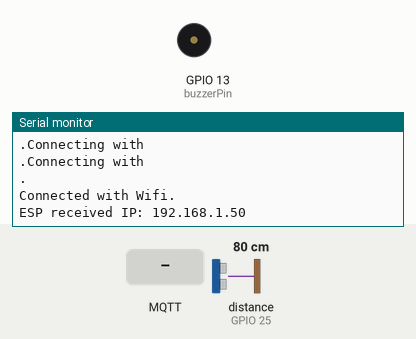
This sketch was run on a simulated ESP32. Shown: buzzer (waves = sounding, pin HIGH), the last lines printed to the serial monitor. The test bench sets the inputs (shaded band); at power-on: distance to the obstacle (sensor on GPIO 25) 80 cm. The echo pulse lasts 58.3 µs per cm; WiFi joins after 1.5 s; servers stay silent unless stated; no MQTT or app messages arrive unless stated.

Above: at 3.7 s.
3.8 s: MQTT message "home-1-in/3/0/1/0/2" arrives on the first subscribed topic
At 5.0 s:
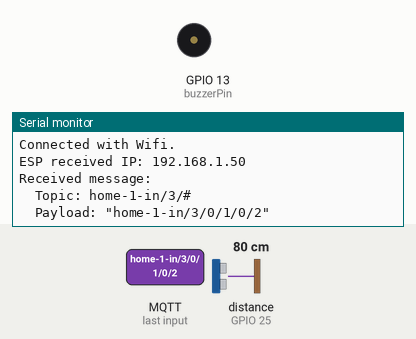
5.3 s: MQTT message "1" arrives on the first subscribed topic
At 6.3 s:
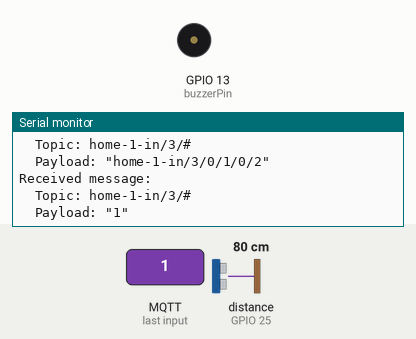
6.8 s: MQTT message "on" arrives on the first subscribed topic
At 7.4 s:
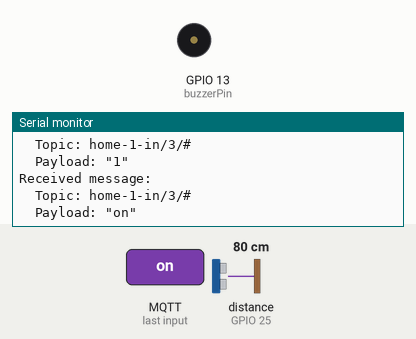

The sketch:

node-3.ino
```cpp
#include <WiFi.h>
#include <PubSubClient.h>
#include <NewPing.h>

#define PUBLISH_TOPIC_PREFIX "home-1-out"
#define SUBSCRIBE_TOPIC_PREFIX "home-1-in"

const char* ssid = "";
const char* password = "";
const char* mqtt_server = "";
const char* deviceName = "node-3";
const unsigned long delayTime = 60*1000UL;
unsigned long lastMillis = millis();
const unsigned long distanceSensorDelayTime = 5000UL;
unsigned long distanceSensorLastMillis = millis();
unsigned long distanceSensorMaxDistance = 400;

const int buzzerPin = 13;
const int distanceSensorTriggerPin = 26;
const int distanceSensorEchoPin = 25;

WiFiClient espClient;
PubSubClient client(espClient);
NewPing sonar(distanceSensorTriggerPin, distanceSensorEchoPin, distanceSensorMaxDistance);

char msgBuff[30];
char topicBuff[30];

bool buzzerStatus = false;
int distanceSensorLastDistance = 0;

void send_update() {
  if (millis() - lastMillis > delayTime) {
    lastMillis = millis();
    presentation();
  }
}

void present_initial_values() {
  sprintf(topicBuff, "%s/3/0/1/0/2", PUBLISH_TOPIC_PREFIX);
  sprintf(msgBuff, "%d", digitalRead(buzzerPin));
  client.publish(topicBuff, msgBuff);

  sprintf(topicBuff, "%s/3/1/1/0/13", PUBLISH_TOPIC_PREFIX);
  sprintf(msgBuff, "%d", distanceSensorLastDistance);
  client.publish(topicBuff, msgBuff);
}

void presentation() {
  sprintf(topicBuff, "%s/3/0/0/0/23", PUBLISH_TOPIC_PREFIX);
  client.publish(topicBuff, "Brzeczyk");
  sprintf(topicBuff, "%s/3/1/0/0/15", PUBLISH_TOPIC_PREFIX);
  client.publish(topicBuff, "Czujnik odleglosci");

  present_initial_values();
}

void reconnect() {
  bool ctd = false;

  Serial.println("Disconnected!");
  while (!ctd) {
    Serial.print("Connecting to server...");
    if (client.connect(deviceName)) {
      ctd = true;
      Serial.println("Connected!");
    } else {
      Serial.println(".");
      delay(1000);
    }
  }
}

void receiveMessage(String topic, byte* payload, unsigned int length) {
  String payloadString;
  Serial.println("Received message:");
  Serial.print("\tTopic: ");
  Serial.println(topic);
  Serial.print("\tPayload: \"");
  for (int i = 0; i < length; i++) {
    Serial.print((char) payload[i]);
    payloadString += (char) payload[i];
  }
  Serial.println("\"");

  // set
  if (topic == "home-1-in/3/0/1/0/2") {
    digitalWrite(buzzerPin, payloadString == "1" ? HIGH : LOW);
    buzzerStatus = payloadString == "1" ? true : false;
    sprintf(topicBuff, "%s/3/0/1/0/2", PUBLISH_TOPIC_PREFIX);
    sprintf(msgBuff, "%d", digitalRead(buzzerPin));
    client.publish(topicBuff, msgBuff);
  }

  // request
  if (topic == "home-1-in/3/0/2/0/2") {
    sprintf(topicBuff, "%s/3/0/1/0/2", PUBLISH_TOPIC_PREFIX);
    sprintf(msgBuff, "%d", digitalRead(buzzerPin));
    client.publish(topicBuff, msgBuff);
  }
  if (topic == "home-1-in/3/1/2/0/13") {
    sprintf(topicBuff, "%s/3/1/1/0/13", PUBLISH_TOPIC_PREFIX);
    sprintf(msgBuff, "%d", distanceSensorLastDistance);
    client.publish(topicBuff, msgBuff);
  }

  // heartbeat
  if (topic == "home-1-in/3/0/3/0/18") {
    sprintf(topicBuff, "%s/3/0/3/0/22", PUBLISH_TOPIC_PREFIX);
    client.publish(topicBuff, "1");
  }
  if (topic == "home-1-in/3/1/3/0/18") {
    sprintf(topicBuff, "%s/3/1/3/0/22", PUBLISH_TOPIC_PREFIX);
    client.publish(topicBuff, "1");
  }
}

void setUpWifi() {
  delay(10);
  Serial.println();
  Serial.print("Connecting with ");
  Serial.println(ssid);
  WiFi.begin(ssid, password);
  while (WiFi.status() != WL_CONNECTED) {
    Serial.print("Connecting with ");
    Serial.println(ssid);
    delay(500);
    Serial.print(".");
  }
  Serial.println("");
  Serial.print("Connected with Wifi.\nESP received IP: ");
  Serial.println(WiFi.localIP());
}

void setup() {
  Serial.begin(115200);
  pinMode(buzzerPin, OUTPUT);
  setUpWifi();
  delay(1000);
  client.setServer(mqtt_server, 1883);
  client.connect(deviceName);

  sprintf(topicBuff, "%s/3/#", SUBSCRIBE_TOPIC_PREFIX);
  client.subscribe(topicBuff);
  client.setCallback(receiveMessage);
  presentation();
}

void distanceSensorLoop() {
  if (millis() - distanceSensorLastMillis > distanceSensorDelayTime) {
    distanceSensorLastMillis = millis();
    int distanceSensorDistance = sonar.ping_cm();
    if (distanceSensorDistance != distanceSensorLastDistance) {
      if (client.connected()) {
        sprintf(topicBuff, "%s/3/2/1/0/13", PUBLISH_TOPIC_PREFIX);
        sprintf(msgBuff, "%d", distanceSensorDistance);
        client.publish(topicBuff, msgBuff);
      }
      distanceSensorLastDistance = distanceSensorDistance;
    }
  }
}

void loop() {
  distanceSensorLoop();

  if (!client.connected()) {
    reconnect();
  }
  if (!client.loop()) {
    client.connect(deviceName);
    if (client.connected()) {
      presentation();
    }
  }
  send_update();
}
```

Measured:
- after the input at 3.8 s, the serial monitor: prints a new line at once (image 1)
- after the input at 5.3 s, the serial monitor: prints a new line at once (image 2)
- after the input at 6.8 s, the serial monitor: prints a new line at once (image 3)
